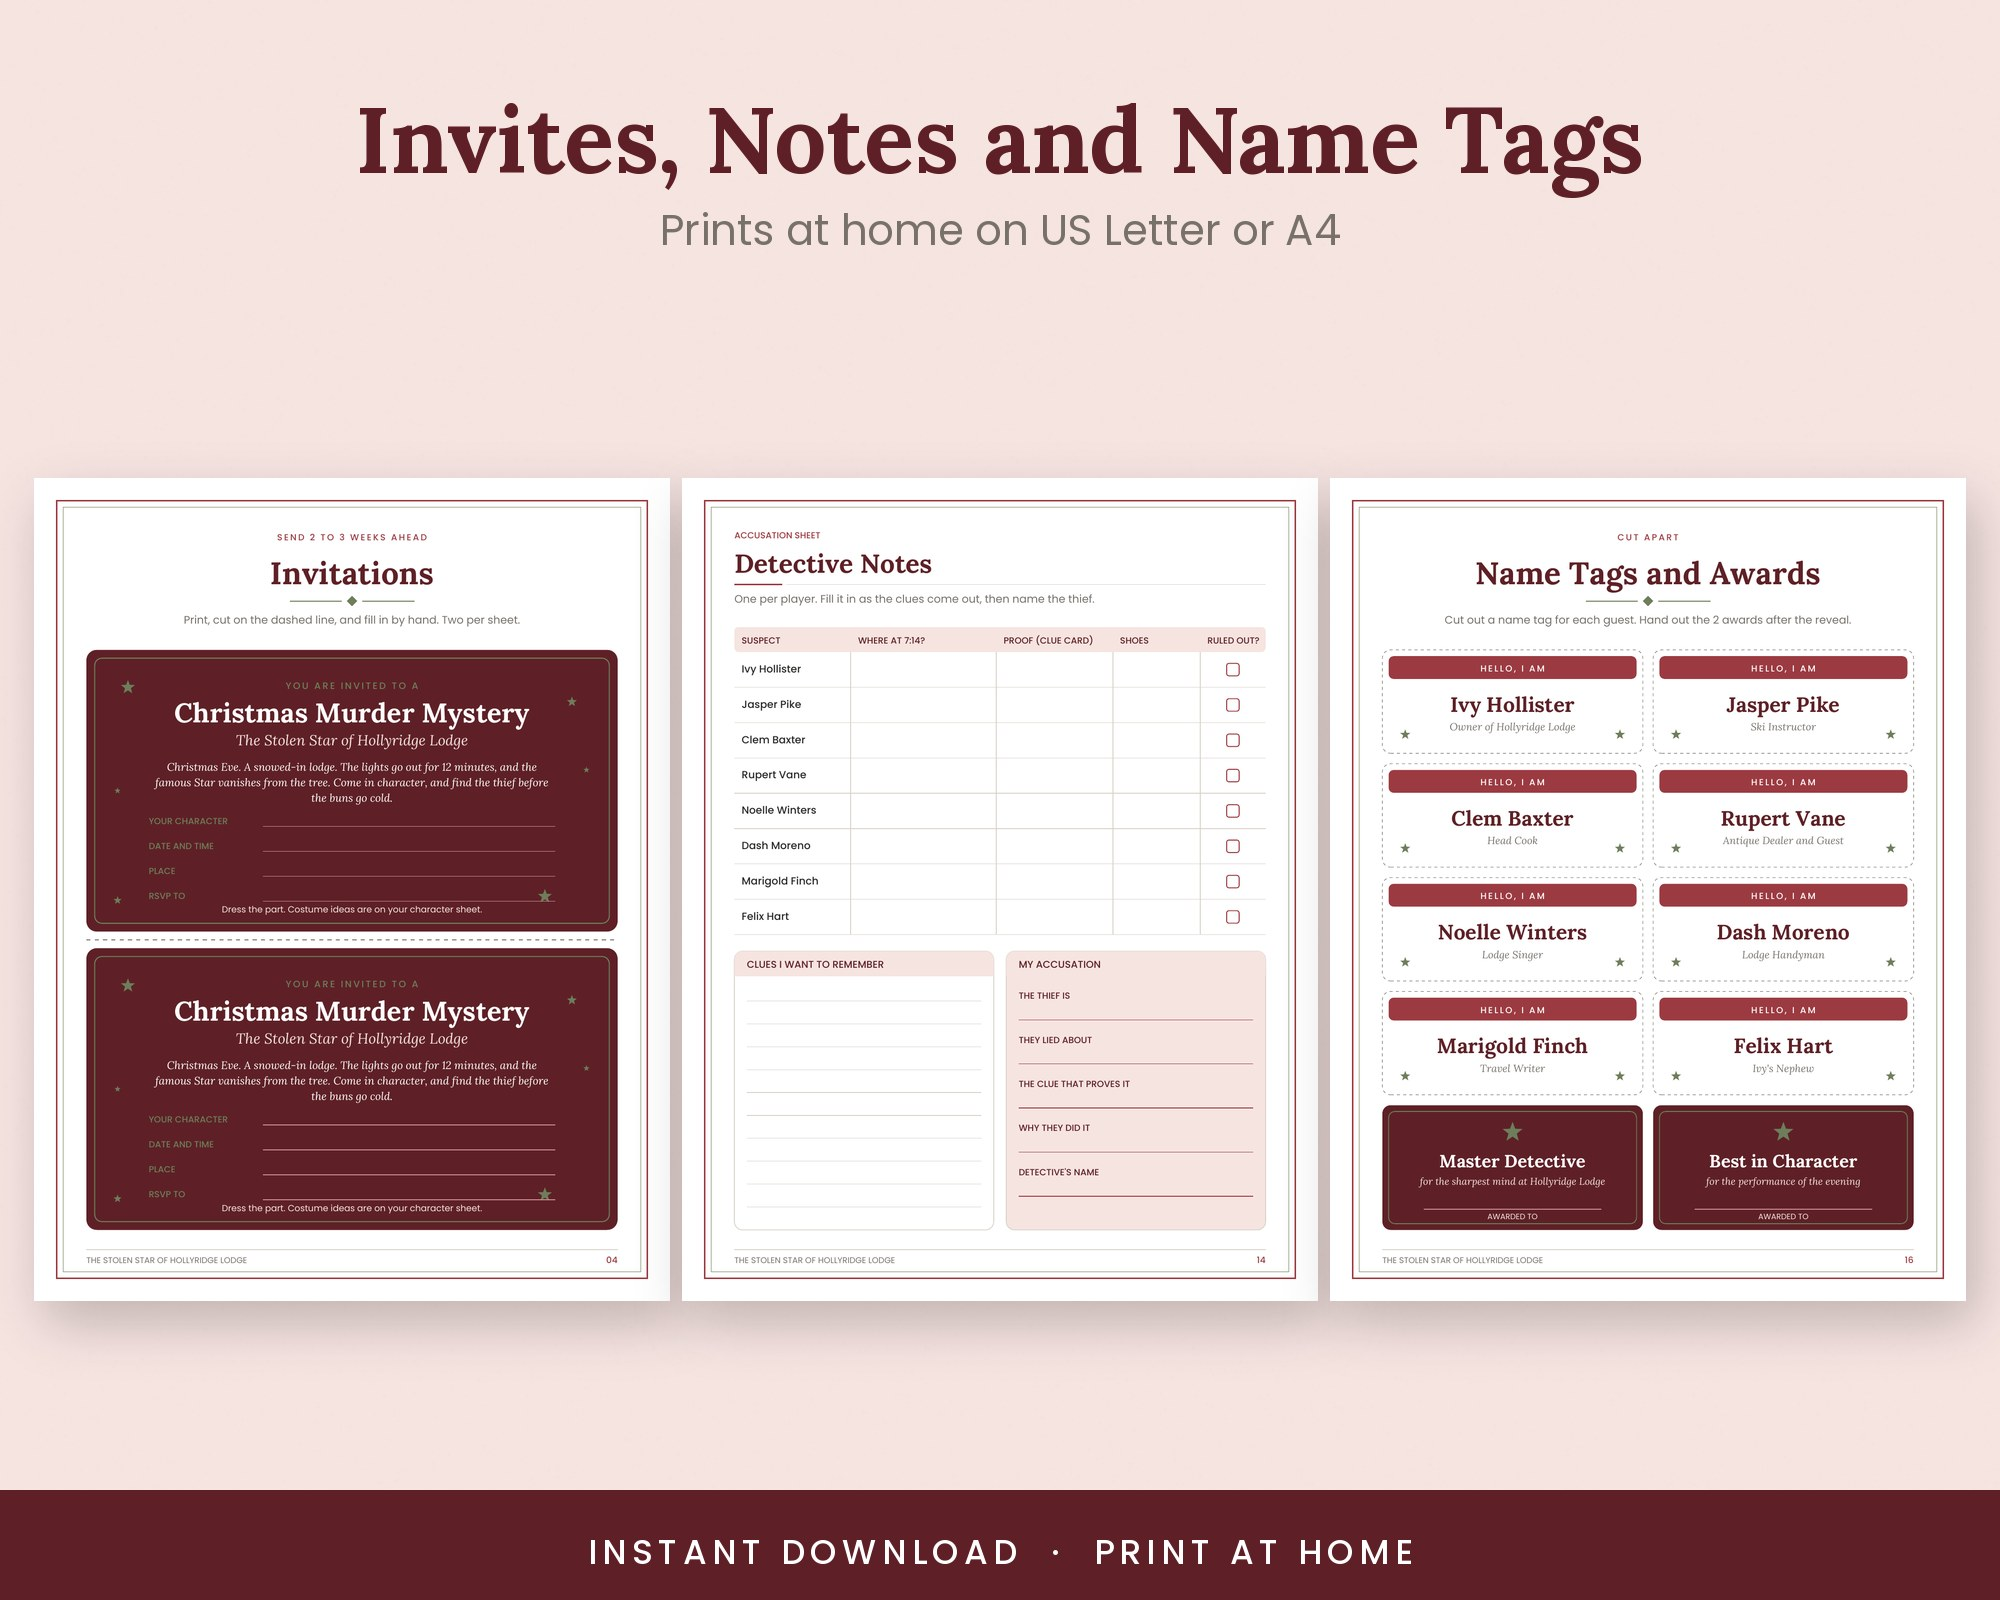

This figure's Python source:
# Inspect fix (Atlas, 2026-10-23): extras photo had ~30% empty bottom band (pages 600 px wide);
# now 3 pages 636 px wide, centred between header and strip. Usage: photo5_v2.py <pages_dir> <out.jpg>
import sys, glob; sys.path.insert(0, "/home/claude/kit")
import gm_style as gs
from gm_style import ImageDraw, Image
pal = gs.palette("berry")
pages = [Image.open(f).convert("RGB") for f in sorted(glob.glob(sys.argv[1] + "/p-*.png"))]
assert len(pages) == 17
im = gs.paper(pal["tint"]); d = ImageDraw.Draw(im)
gs._header(d, pal, "Invites, Notes and Name Tags", "Prints at home on US Letter or A4")
w, gap = 636, 12; x0 = (gs.IW - (3 * w + 2 * gap)) // 2
ph = int(w * pages[3].height / pages[3].width)
y0 = 290 + (gs.IH - 110 - 290 - ph) // 2
for k, i in enumerate((3, 13, 15)):
    gs.place(im, pages[i], w, (x0 + k * (w + gap), y0), shadow=0.22)
d = ImageDraw.Draw(im)
gs._strip(im, d, pal)
gs._check_safe()
print(gs.save_jpeg(im, sys.argv[2]))
